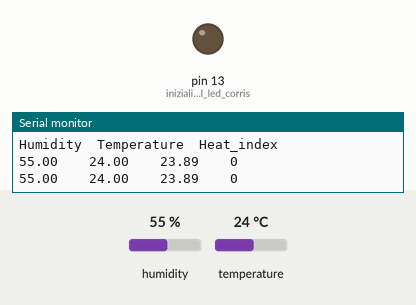
The sketch below on a simulated Arduino Uno, built with avr-gcc and run on an emulated ATmega328P. Shown: output pins drawn as LEDs (lit = HIGH), the last lines printed to the serial monitor. The test bench sets the inputs (shaded band); at power-on: temperature 24 °C, humidity 55 %.

Above: at 2.8 s.
2.9 s: temperature set to 21 °C
At 4.4 s:
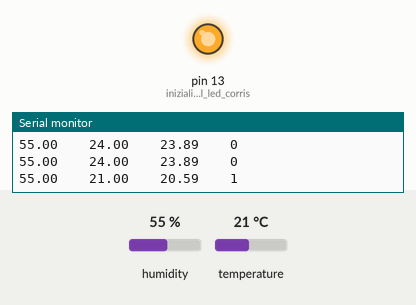
5.6 s: temperature set to 24 °C
8.3 s: temperature set to 27 °C
At 10.5 s:
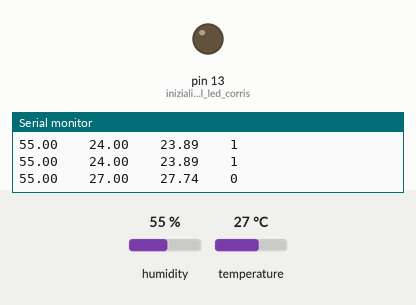
11.6 s: temperature set to 12 °C
At 12.9 s:
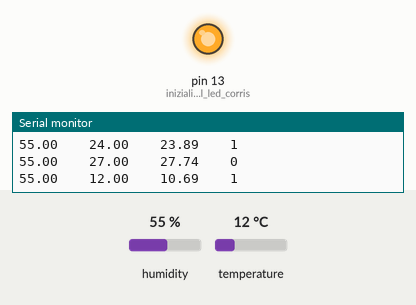
Timing chart, 0 to 14.6 s (numbered marks = the images above; inputs shaded):
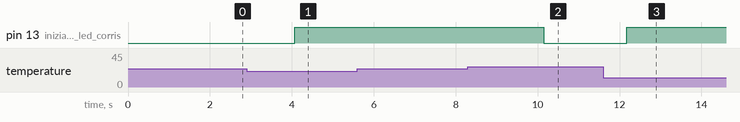

The sketch:

Termostato.ino
```cpp
// Example testing sketch for various DHT humidity/temperature sensors
// Written by ladyada, public domain

// REQUIRES the following Arduino libraries:
// - DHT Sensor Library: https://github.com/adafruit/DHT-sensor-library
// - Adafruit Unified Sensor Lib: https://github.com/adafruit/Adafruit_Sensor

#include "DHT.h"

#define DHTPIN 3     // Digital pin connected to the DHT sensor
// Feather HUZZAH ESP8266 note: use pins 3, 4, 5, 12, 13 or 14 --
// Pin 15 can work but DHT must be disconnected during program upload.

// Uncomment whatever type you're using!
#define DHTTYPE DHT11   // DHT 11
//#define DHTTYPE DHT22   // DHT 22  (AM2302), AM2321
//#define DHTTYPE DHT21   // DHT 21 (AM2301)

// Connect pin 1 (on the left) of the sensor to +5V
// NOTE: If using a board with 3.3V logic like an Arduino Due connect pin 1
// to 3.3V instead of 5V!
// Connect pin 2 of the sensor to whatever your DHTPIN is
// Connect pin 4 (on the right) of the sensor to GROUND
// Connect a 10K resistor from pin 2 (data) to pin 1 (power) of the sensor

// Initialize DHT sensor.
// Note that older versions of this library took an optional third parameter to
// tweak the timings for faster processors.  This parameter is no longer needed
// as the current DHT reading algorithm adjusts itself to work on faster procs.
DHT dht(DHTPIN, DHTTYPE);

#define TEMPERATURA 24 //definiamo la temperatura a cui cambiare stato
#define ISTERESI 1 // serve per evitare che ci sia un punto di instabilità (come una tollerazna che impedisce al termostato di continuare a riaggiornarsi)
bool stato; //variabile che vale 1 o 0

void setup() {
  Serial.begin(9600);
  //Serial.println(F("DHTxx test!"));
  dht.begin();
  Serial.print(F("Humidity\t")); // la F vuol dire che si usa direttamente la memoria seriale senza passare attraverso la RAM
  Serial.print(F("Temperature\t"));
  Serial.println(F("Heat_index"));
  pinMode(LED_BUILTIN, OUTPUT); //inizializzo il led corrispondente al 13 sulla scheda
}

void loop() {
  // Reading temperature or humidity takes about 250 milliseconds!
  // Sensor readings may also be up to 2 seconds 'old' (its a very slow sensor)
  float h = dht.readHumidity();
  // Read temperature as Celsius (the default)
  float t = dht.readTemperature();
  // Read temperature as Fahrenheit (isFahrenheit = true)
  //float f = dht.readTemperature(true);


  // Check if any reads failed and exit early (to try again).
  if (isnan(h) || isnan(t)) {
    Serial.println(F("Failed to read from DHT sensor!"));
    return;
  }

  // Compute heat index in Fahrenheit (the default)
  //float hif = dht.computeHeatIndex(f, h);
  // Compute heat index in Celsius (isFahreheit = false)
  float hic = dht.computeHeatIndex(t, h, false);

  //Serial.print(F("Humidity: "));
  Serial.print(h);
  Serial.print("\t\t");
  //Serial.print(F("%  Temperature: "));
  Serial.print(t);
  Serial.print("\t\t");
  //Serial.print(F("°C "));
  //Serial.print(f);
  //Serial.print(F("°F  Heat index: "));
  Serial.print(hic);
  Serial.print("\t\t");
  //Serial.print(F("°C "));
  //Serial.print(hif);
  //Serial.println(F("°F"));

  if( t < TEMPERATURA - ISTERESI ){ //allinterno della soglia di isteresi il valore di led non cambia
    stato = true;
    digitalWrite(LED_BUILTIN, stato);
  } else if( t > TEMPERATURA + ISTERESI ) {
    stato = false;
    digitalWrite(LED_BUILTIN, stato);
  }
  Serial.println(stato);

  // Wait a few seconds between measurements.
  delay(2000);
}
```

Measured:
- the behaviour switches between 23 and 22 °C on temperature (found by bisection; images 0 and 1)
- the behaviour switches between 25 and 26 °C on temperature (found by bisection; images 1 and 2)
- after the input at 2.9 s, pin 13 (inizializzo_il_led_corris): LOW → HIGH after 1.2 s
- after the input at 8.3 s, pin 13 (inizializzo_il_led_corris): HIGH → LOW after 1.8 s
- after the input at 11.6 s, pin 13 (inizializzo_il_led_corris): LOW → HIGH after 0.57 s
